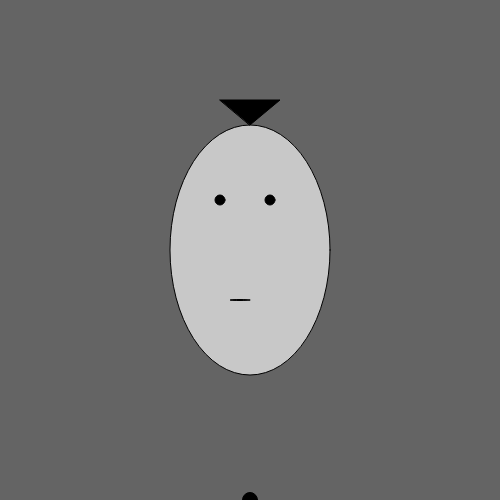
Frame 1 (no input)
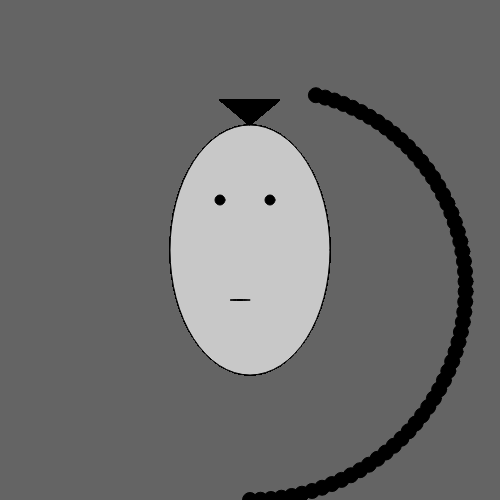
Frame 60 (no input)
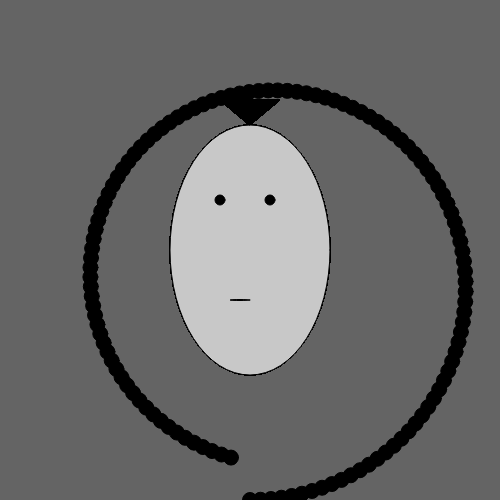
Frame 120 (the mouse pressed at the canvas centre since frame 60)

The p5.js sketch that drew these frames (run headless with seeded random() and noise() and a simulated clock; from frame 60 on, the mouse is pressed at the canvas centre):

// p5.js sketch
// ── sketch.js
let x = 5;
let y = 15;
let a = 0;
let b = 0;


function setup() {
  createCanvas(500, 500);
 
  background(100); 
}

function draw() {
 
  fill(200);
  ellipse(250,250,160, 250)
  fill(0);
  triangle(250,125,280,100,220,100) 
  circle(220,200,10,10)
  circle(270,200,10,10)
  ellipse(240,300,20,1)

 
  x = width / 2;
  y = height / 2;
  
  let x2 = sin(a) * 50;
  let y2 = cos(a) * 50;
  
  let x3 = sin(b) * 200;
  let y3 = cos(b) * 200;
    
  fill(0);
  ellipse(x + x2 + x3, y + y2 + y3, 15, 15);
  
  a = a + 0.01;
  b = b + 0.05;
   
}
 
